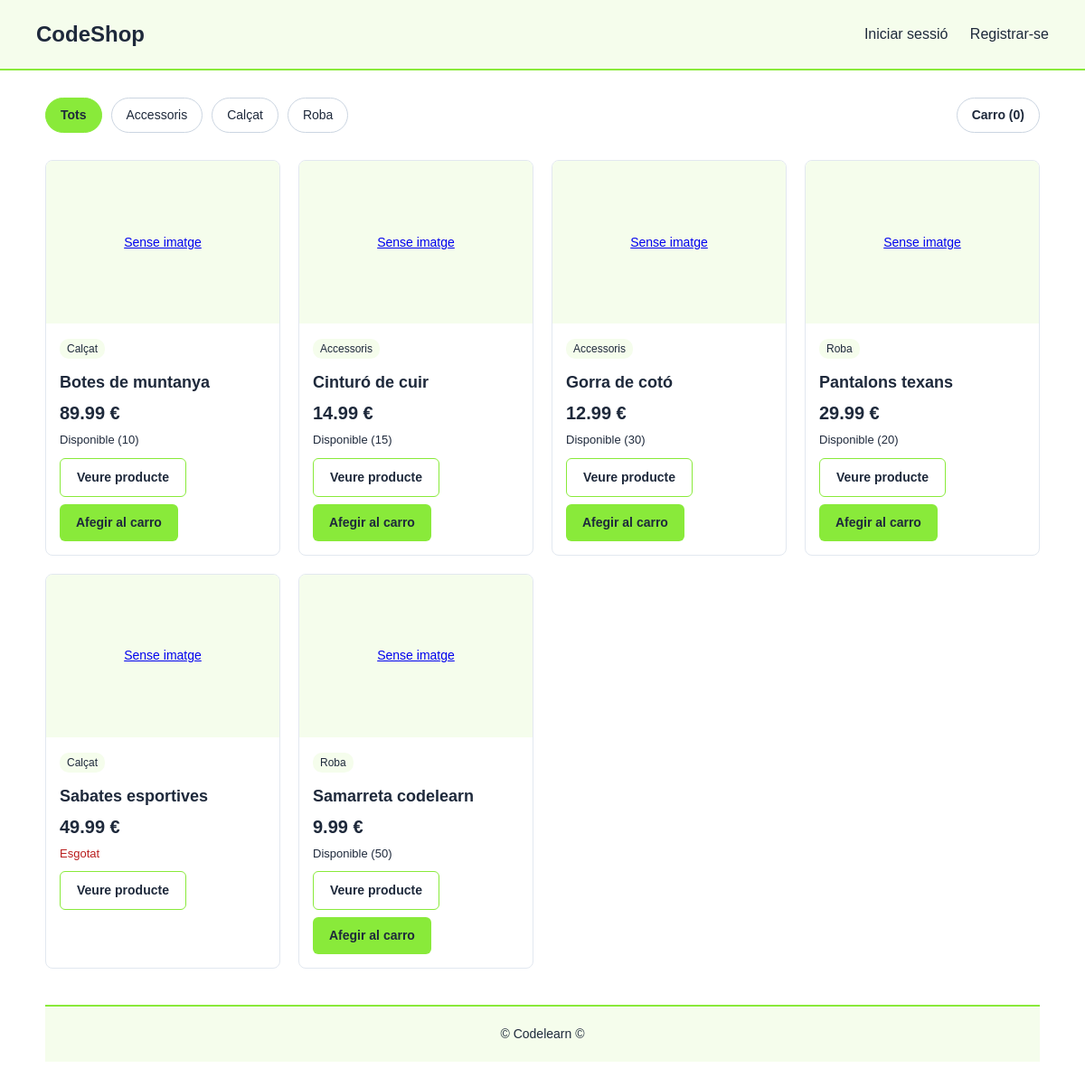
The page / on the database its author committed.
### tables this page shows
CREATE TABLE categories (
    id  INT AUTO_INCREMENT PRIMARY KEY,
    nom VARCHAR(100) NOT NULL
);

CREATE TABLE productes (
    id           INT AUTO_INCREMENT PRIMARY KEY,
    nom          VARCHAR(200)   NOT NULL,
    descripcio   TEXT,
    preu         DECIMAL(10,2)  NOT NULL,
    estoc        INT            NOT NULL DEFAULT 0,
    imatge       VARCHAR(255),
    categoria_id INT,
    creat_a      TIMESTAMP DEFAULT CURRENT_TIMESTAMP,
    FOREIGN KEY (categoria_id) REFERENCES categories(id) ON DELETE SET NULL
);

### includes/auth.php (called while the page is built, shortened)
<?php
function estaAutenticat(): bool {
    return isset($_SESSION['usuari_id']);
}
function esAdmin(): bool {
    return isset($_SESSION['rol']) && $_SESSION['rol'] === 'admin';
}

### index.php (the view, shortened to what this page needs)
<?php
require_once 'includes/db.php';
require_once 'includes/auth.php';
$stmt = $pdo->prepare("SELECT * FROM categories ORDER BY nom ASC");
$stmt->execute();
$categories = $stmt->fetchAll();
$categoria_sel = isset($_GET['categoria']) ? (int)$_GET['categoria'] : 0;
$sql = "SELECT p.*, c.nom AS categoria_nom
        FROM productes p
        LEFT JOIN categories c ON p.categoria_id = c.id";
$params = [];
$sql .= " ORDER BY p.nom ASC";
$stmt = $pdo->prepare($sql);
$stmt->execute($params);
$productes = $stmt->fetchAll();
$base = './';
require_once 'includes/header.php';
?>
<section class="filtres">
    <div class="filtres-categories">
        <a href="index.php" class="<?= $categoria_sel === 0 ? 'actiu' : '' ?>">
            Tots
        </a>
        <?php foreach ($categories as $categoria): ?>
            <a href="index.php?categoria=<?= $categoria['id'] ?>"
               class="<?= $categoria_sel === $categoria['id'] ? 'actiu' : '' ?>">
                <?= htmlspecialchars($categoria['nom']) ?>
            </a>
        <?php endforeach; ?>
    </div>
    <?php if (!esAdmin()): ?>
        <a href="carro.php" class="carro-enllac">
            Carro (<?= array_sum($_SESSION['carro'] ?? []) ?>)
        </a>
    <?php endif; ?>
</section>
<section class="productes-graella">
    <?php if (empty($productes)): ?>
        <p class="missatge-buit">No hi ha productes disponibles.</p>
    <?php else: ?>
        <?php foreach ($productes as $producte): ?>
            <article class="producte-targeta">
                <a href="producte.php?id=<?= $producte['id'] ?>" class="producte-imatge">
                    <?php if ($producte['imatge']): ?>
                        <img src="uploads/<?= htmlspecialchars($producte['imatge']) ?>"
                             alt="<?= htmlspecialchars($producte['nom']) ?>">
                    <?php else: ?>
                        <div class="imatge-buida">Sense imatge</div>
                    <?php endif; ?>
                </a>
                <div class="producte-info">
                    <span class="categoria"><?= htmlspecialchars($producte['categoria_nom'] ?? 'Sense categoria') ?></span>
                    <h2><?= htmlspecialchars($producte['nom']) ?></h2>
                    <p class="preu"><?= number_format($producte['preu'], 2) ?> €</p>
                    <?php if ($producte['estoc'] > 0): ?>
                        <span class="estoc disponible">Disponible (<?= $producte['estoc'] ?>)</span>
                    <?php else: ?>
                        <span class="estoc esgotat">Esgotat</span>
                    <?php endif; ?>
                    <a href="producte.php?id=<?= $producte['id'] ?>" class="boto boto-blanc">
                        Veure producte
                    </a>
                    <?php if ($producte['estoc'] > 0 && !esAdmin()): ?>
                        <a href="afegir_carro.php?id=<?= $producte['id'] ?>" class="boto boto-carro">
                            Afegir al carro
                        </a>
                    <?php endif; ?>
                </div>
            </article>
        <?php endforeach; ?>
    <?php endif; ?>
</section>
<?php
require_once 'includes/footer.php';
?>

### includes/header.php (shortened to what this page needs)
<?php
require_once __DIR__ . '/auth.php';
$titol = esAdmin() ? "Panell d'Admin" : 'CodeShop';
$base = $base ?? './';
$inici = esAdmin() ? $base . 'admin/index.php' : $base . 'index.php';
?>
<!DOCTYPE html>
<html lang="ca">
<head>
    <link rel="stylesheet" href="<?= $base ?>css/estils.css">
</head>
<body>
    <header>
        <h1><a href="<?= $inici ?>"><?= htmlspecialchars($titol) ?></a></h1>
        <nav>
            <?php if (estaAutenticat()): ?>
                <span>Hola, <?= htmlspecialchars($_SESSION['nom']) ?></span>
                <a href="<?= $base ?>perfil.php">El meu compte</a>
                <a href="<?= $base ?>logout.php">Tancar sessió</a>
            <?php else: ?>
                <a href="<?= $base ?>login.php">Iniciar sessió</a>
                <a href="<?= $base ?>registre.php">Registrar-se</a>
            <?php endif; ?>
        </nav>
    </header>
    <main>

### includes/footer.php
<footer>
    <p class="nom">&copy; Codelearn &copy;</p>
</footer>
</body>
</html>

### css/estils.css (style rules this page uses)
body { background-color: #fff; color: #1e293b; font-family: Arial, sans-serif; margin: 0; line-height: 1.5; }
h2 { margin-top: 0; }
header { background-color: #f5fdec; border-bottom: 2px solid #89ea3a; padding: 20px 40px; display: flex; justify-content: space-between; align-items: center; flex-wrap: wrap; }
header h1 { margin: 0; font-size: 24px; }
header h1 a { color: #1e293b; text-decoration: none; }
nav a { color: #1e293b; text-decoration: none; margin-left: 20px; }
main { max-width: 1100px; margin: 0 auto; padding: 30px 20px; }
.filtres { margin-bottom: 30px; display: flex; justify-content: space-between; align-items: center; gap: 10px; }
.filtres-categories { display: flex; flex-wrap: wrap; gap: 10px; }
.filtres a { background-color: #fff; color: #1e293b; border: 1px solid #cbd5e1; padding: 8px 16px; border-radius: 20px; text-decoration: none; font-size: 14px; }
.filtres a.actiu { background-color: #89ea3a; border-color: #89ea3a; font-weight: bold; }
.carro-enllac { font-weight: bold; }
.productes-graella { display: grid; grid-template-columns: repeat(auto-fill, minmax(240px, 1fr)); gap: 20px; }
.producte-targeta { border: 1px solid #e2e8f0; border-radius: 8px; overflow: hidden; }
.producte-imatge { display: block; }
.producte-targeta img, .imatge-buida { width: 100%; height: 180px; object-fit: cover; display: block; }
.imatge-buida { background-color: #f5fdec; display: flex; align-items: center; justify-content: center; font-size: 14px; }
.producte-info { padding: 15px; }
.producte-info h2 { font-size: 18px; margin: 5px 0; }
.categoria { display: inline-block; background-color: #f5fdec; font-size: 12px; padding: 2px 8px; border-radius: 10px; margin-bottom: 8px; }
.preu { font-size: 20px; font-weight: bold; margin: 5px 0; }
.estoc { display: block; font-size: 13px; margin-bottom: 10px; }
.estoc.esgotat { color: #b91c1c; }
.boto { display: inline-block; background-color: #89ea3a; color: #1e293b; padding: 10px 18px; border: none; border-radius: 6px; text-decoration: none; font-size: 14px; font-weight: bold; cursor: pointer; }
.boto-blanc { background-color: #fff; border: 1px solid #89ea3a; }
.boto-carro { display: block; width: fit-content; margin-top: 8px; }
footer { background-color: #f5fdec; border-top: 2px solid #89ea3a; padding: 20px; text-align: center; margin-top: 40px; }
footer .nom { margin: 0; font-size: 14px; }

### rows shown on the page
categories: nom "Accessoris"
categories: nom "Calçat"
categories: nom "Roba"
productes: shows "Sense imatge", categoria.nom "Calçat", nom "Botes de muntanya", preu "89.99", estoc "10"
productes: shows "Sense imatge", categoria.nom "Accessoris", nom "Cinturó de cuir", preu "14.99", estoc "15"
productes: shows "Sense imatge", categoria.nom "Accessoris", nom "Gorra de cotó", preu "12.99", estoc "30"
productes: shows "Sense imatge", categoria.nom "Roba", nom "Pantalons texans", preu "29.99", estoc "20"
productes: shows "Sense imatge", categoria.nom "Calçat", nom "Sabates esportives", preu "49.99", estoc "Esgotat"
productes: shows "Sense imatge", categoria.nom "Roba", nom "Samarreta codelearn", preu "9.99", estoc "50"

### other values the page prints
$titol "CodeShop"
array_sum($_SESSION['carro'] ?? []) "0"
